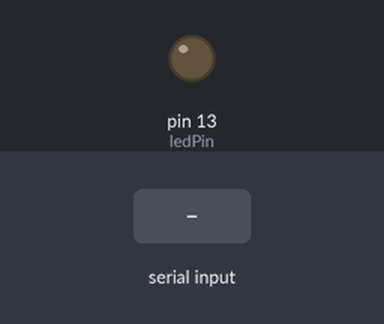
A sketch run on a simulated Arduino Uno, built with avr-gcc and run on an emulated ATmega328P. Shown: output pins drawn as LEDs (lit = HIGH). The test bench sets the inputs (shaded band).

Above: at 1.2 s.
1.3 s: "clicked!\n" received over Serial
At 2.0 s:
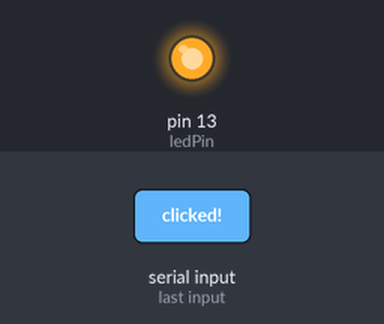
2.8 s: "not clicked!\n" received over Serial
At 3.3 s:
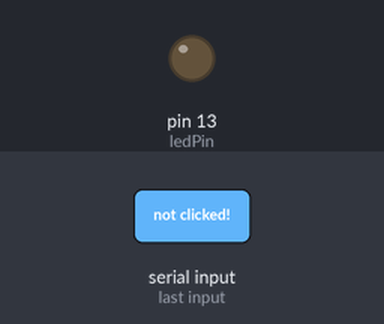
Timing chart, 0 to 5.8 s (numbered marks = the images above; inputs shaded):
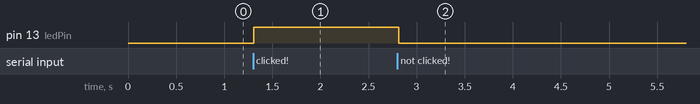

The sketch:

arduino_code.ino
```cpp
String val;     // Data received from serial port
int ledPin = LED_BUILTIN;  // Arduino built-in LED
bool ledState = false;

void setup() {
    pinMode(ledPin, OUTPUT);
    Serial.begin(9600);
}

void loop() {
    val = "";
    if (Serial.available()) {
        // If data is available to read,
        val = Serial.readStringUntil('\n');
        val.trim();
    }

    if (val == "clicked!") digitalWrite(ledPin, HIGH);
    else if (val == "not clicked!") digitalWrite(ledPin, LOW);
}
```

Measured:
- after the input at 1.3 s, pin 13 (ledPin): LOW → HIGH at once
- after the input at 2.8 s, pin 13 (ledPin): HIGH → LOW at once
